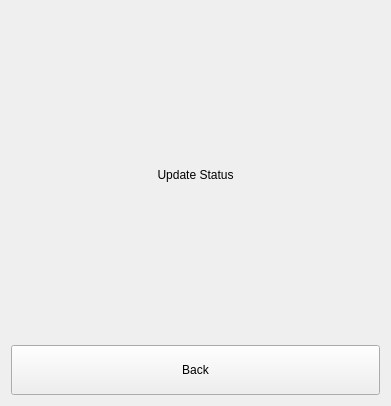
<?xml version="1.0" encoding="UTF-8"?>
<ui version="4.0">
 <class>Form</class>
 <widget class="QWidget" name="Form">
  <property name="geometry">
   <rect>
    <x>0</x>
    <y>0</y>
    <width>391</width>
    <height>406</height>
   </rect>
  </property>
  <property name="windowTitle">
   <string>Form</string>
  </property>
  <layout class="QGridLayout" name="gridLayout">
   <item row="0" column="1">
    <spacer name="verticalSpacer_2">
     <property name="orientation">
      <enum>Qt::Vertical</enum>
     </property>
     <property name="sizeHint" stdset="0">
      <size>
       <width>20</width>
       <height>151</height>
      </size>
     </property>
    </spacer>
   </item>
   <item row="1" column="0" colspan="2">
    <widget class="QLabel" name="label">
     <property name="text">
      <string>Update Status</string>
     </property>
     <property name="alignment">
      <set>Qt::AlignCenter</set>
     </property>
    </widget>
   </item>
   <item row="2" column="0">
    <spacer name="verticalSpacer">
     <property name="orientation">
      <enum>Qt::Vertical</enum>
     </property>
     <property name="sizeHint" stdset="0">
      <size>
       <width>20</width>
       <height>150</height>
      </size>
     </property>
    </spacer>
   </item>
   <item row="3" column="0" colspan="2">
    <widget class="QPushButton" name="pushButton">
     <property name="sizePolicy">
      <sizepolicy hsizetype="Minimum" vsizetype="Fixed">
       <horstretch>0</horstretch>
       <verstretch>0</verstretch>
      </sizepolicy>
     </property>
     <property name="minimumSize">
      <size>
       <width>0</width>
       <height>50</height>
      </size>
     </property>
     <property name="text">
      <string>Back</string>
     </property>
    </widget>
   </item>
  </layout>
 </widget>
 <resources/>
 <connections/>
</ui>
